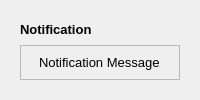
        <widget class="QCustomSlideMenu" name="popupNotificationContainer" native="true">
         <layout class="QVBoxLayout" name="verticalLayout_13">
          <item>
           <widget class="QWidget" name="popupNotificationSubContainer" native="true">
            <layout class="QVBoxLayout" name="verticalLayout_14">
             <item>
              <widget class="QLabel" name="label_9">
               <property name="font">
                <font>
                 <pointsize>10</pointsize>
                 <weight>75</weight>
                 <bold>true</bold>
                </font>
               </property>
               <property name="text">
                <string>Notification</string>
               </property>
              </widget>
             </item>
             <item>
              <widget class="QFrame" name="frame_5">
               <property name="frameShape">
                <enum>QFrame::StyledPanel</enum>
               </property>
               <property name="frameShadow">
                <enum>QFrame::Raised</enum>
               </property>
               <layout class="QHBoxLayout" name="horizontalLayout_7">
                <item alignment="Qt::AlignHCenter|Qt::AlignVCenter">
                 <widget class="QLabel" name="label_8">
                  <property name="sizePolicy">
                   <sizepolicy hsizetype="Preferred" vsizetype="Preferred">
                    <horstretch>0</horstretch>
                    <verstretch>0</verstretch>
                   </sizepolicy>
                  </property>
                  <property name="font">
                   <font>
                    <pointsize>10</pointsize>
                   </font>
                  </property>
                  <property name="text">
                   <string>Notification Message</string>
                  </property>
                 </widget>
                </item>
               </layout>
              </widget>
             </item>
            </layout>
           </widget>
          </item>
         </layout>
        </widget>
